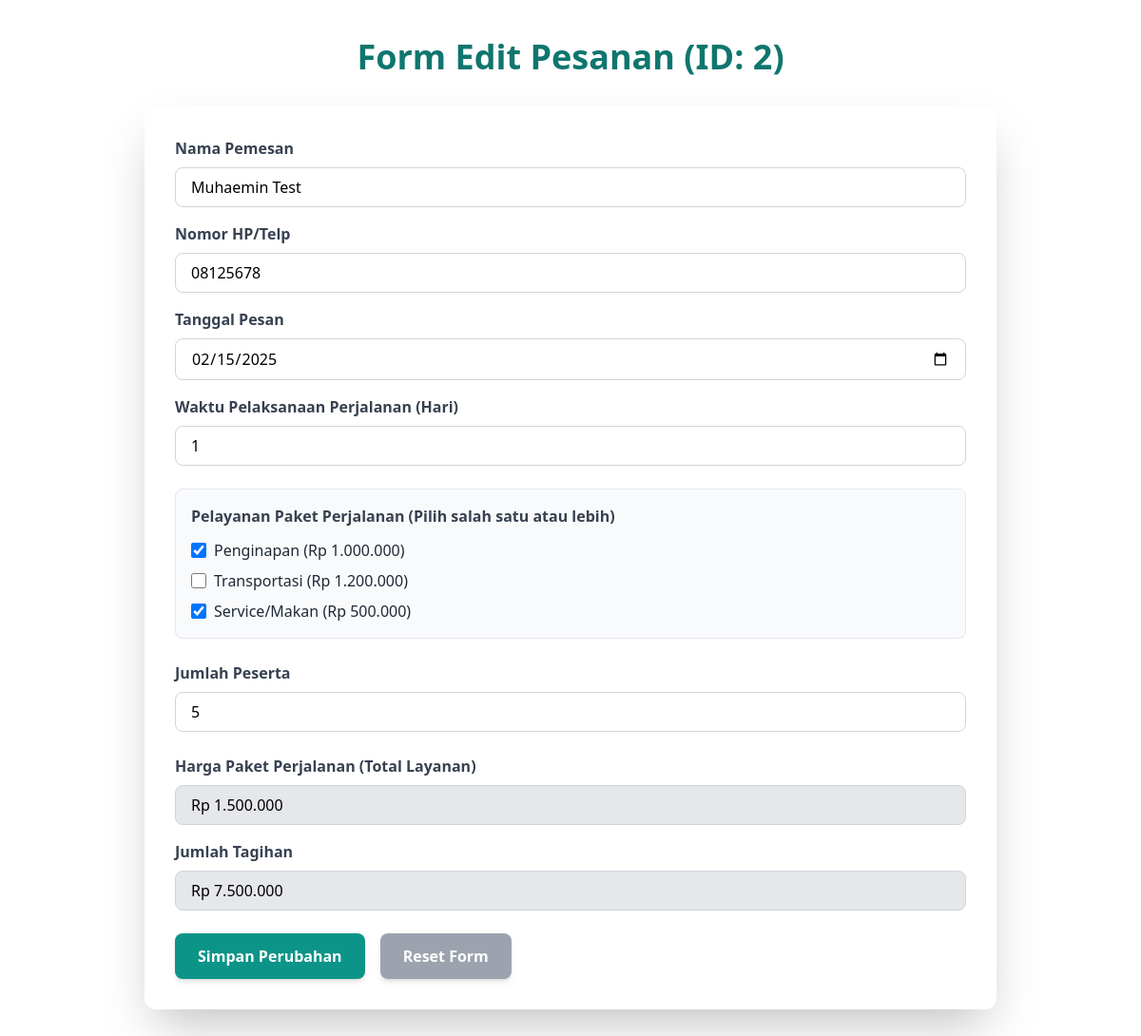
The app's page /tugas_capstone/edit_pesanan.php?id=2 with its own data.
### tables this page shows
CREATE TABLE pesanan (
     
    id_pesanan INT(11) NOT NULL AUTO_INCREMENT PRIMARY KEY,
    
     
    nama_pemesan VARCHAR(100) NOT NULL,
    nomor_hp VARCHAR(15) NOT NULL,
    
     
    tanggal_pesan DATE NOT NULL,
    waktu_hari INT(3) NOT NULL COMMENT 'Waktu Pelaksanaan Perjalanan (Hari)',
    
     
    penginapan CHAR(1) NOT NULL DEFAULT 'N' COMMENT 'Y=Pilih, N=Tidak Pilih',
    transportasi CHAR(1) NOT NULL DEFAULT 'N' COMMENT 'Y=Pilih, N=Tidak Pilih',
    service_makan CHAR(1) NOT NULL DEFAULT 'N' COMMENT 'Y=Pilih, N=Tidak Pilih (Service/Makan)',
    
    jumlah_peserta INT(5) NOT NULL,
    
     
    harga_paket BIGINT(20) NOT NULL COMMENT 'Total Biaya Layanan yang Dipilih',
    jumlah_tagihan BIGINT(20) NOT NULL COMMENT 'Total Tagihan (Hari x Peserta x Harga Paket)',
    
     
    tanggal_input TIMESTAMP DEFAULT CURRENT_TIMESTAMP
);

### tugas_capstone/edit_pesanan.php (the view, shortened to what this page needs)
<?php
include 'koneksi.php';
$id_pesanan = $_GET['id'];
$query_data = "SELECT * FROM pesanan WHERE id_pesanan = '$id_pesanan'";
$result_data = mysqli_query($koneksi, $query_data);
$data_lama = mysqli_fetch_assoc($result_data);
?>
<!DOCTYPE html>
<html lang="id">
<head>
    <script src="https://cdn.tailwindcss.com"></script>
</head>
<body>
    <section id="pemesanan-form" class="container mx-auto py-10 px-4">
        <h1 class="text-3xl sm:text-4xl font-bold text-teal-700 mb-8 text-center">Form Edit Pesanan (ID: <?= $id_pesanan ?>)</h1>
        <div class="max-w-4xl mx-auto bg-white p-6 sm:p-8 rounded-xl shadow-2xl">
            <form id="formPemesanan" method="POST" action="proses_edit.php" onsubmit="return validateForm()">
                <div class="mb-4">
                    <label for="nama" class="block text-gray-700 font-semibold mb-2">Nama Pemesan</label>
                    <input type="text" id="nama" name="nama_pemesan" class="w-full px-4 py-2 border border-gray-300 rounded-lg focus:ring-teal-500 focus:border-teal-500" required value="<?= htmlspecialchars($data_lama['nama_pemesan']) ?>">
                </div>
                <div class="mb-4">
                    <label for="hp" class="block text-gray-700 font-semibold mb-2">Nomor HP/Telp</label>
                    <input type="tel" id="hp" name="nomor_hp" class="w-full px-4 py-2 border border-gray-300 rounded-lg focus:ring-teal-500 focus:border-teal-500" required value="<?= htmlspecialchars($data_lama['nomor_hp']) ?>">
                </div>
                <div class="mb-4">
                    <label for="tgl_pesan" class="block text-gray-700 font-semibold mb-2">Tanggal Pesan</label>
                    <input type="date" id="tgl_pesan" name="tanggal_pesan" class="w-full px-4 py-2 border border-gray-300 rounded-lg focus:ring-teal-500 focus:border-teal-500" required value="<?= htmlspecialchars($data_lama['tanggal_pesan']) ?>">
                </div>
                <div class="mb-6">
                    <label for="waktu_perjalanan" class="block text-gray-700 font-semibold mb-2">Waktu Pelaksanaan Perjalanan (Hari)</label>
                    <input type="number" id="waktu_perjalanan" name="waktu_hari" min="1" class="w-full px-4 py-2 border border-gray-300 rounded-lg focus:ring-teal-500 focus:border-teal-500" required value="<?= htmlspecialchars($data_lama['waktu_hari']) ?>">
                </div>
                <div class="mb-6 border p-4 rounded-lg bg-gray-50">
                    <p class="block text-gray-700 font-semibold mb-3">Pelayanan Paket Perjalanan (Pilih salah satu atau lebih)</p>
                    <div class="space-y-2">
                        <label class="flex items-center text-gray-800">
                            <input type="checkbox" id="penginapan" name="layanan[]" value="Penginapan" class="w-4 h-4 text-teal-600 border-gray-300 rounded focus:ring-teal-500" data-harga="1000000" <?= ($data_lama['penginapan'] == 'Y') ? 'checked' : '' ?>>
                            <span class="ml-2">Penginapan (Rp 1.000.000)</span>
                        </label>
                        <label class="flex items-center text-gray-800">
                            <input type="checkbox" id="transportasi" name="layanan[]" value="Transportasi" class="w-4 h-4 text-teal-600 border-gray-300 rounded focus:ring-teal-500" data-harga="1200000" <?= ($data_lama['transportasi'] == 'Y') ? 'checked' : '' ?>>
                            <span class="ml-2">Transportasi (Rp 1.200.000)</span>
                        </label>
                        <label class="flex items-center text-gray-800">
                            <input type="checkbox" id="makan" name="layanan[]" value="Service/Makan" class="w-4 h-4 text-teal-600 border-gray-300 rounded focus:ring-teal-500" data-harga="500000" <?= ($data_lama['service_makan'] == 'Y') ? 'checked' : '' ?>>
                            <span class="ml-2">Service/Makan (Rp 500.000)</span>
                        </label>
                    </div>
                </div>
                <div class="mb-6">
                    <label for="jumlah_peserta" class="block text-gray-700 font-semibold mb-2">Jumlah Peserta</label>
                    <input type="number" id="jumlah_peserta" name="jumlah_peserta" min="1" class="w-full px-4 py-2 border border-gray-300 rounded-lg focus:ring-teal-500 focus:border-teal-500" required value="<?= htmlspecialchars($data_lama['jumlah_peserta']) ?>">
                </div>
                <div class="mb-4">
                    <label for="harga_paket" class="block text-gray-700 font-semibold mb-2">Harga Paket Perjalanan (Total Layanan)</label>
                    <input type="text" id="harga_paket" name="harga_paket_display" class="w-full px-4 py-2 bg-gray-200 border border-gray-300 rounded-lg" readonly value="<?= 'Rp ' . number_format($data_lama['harga_paket'], 0, ',', '.') ?>">
                </div>
                <div class="mb-6">
                    <label for="jumlah_tagihan" class="block text-gray-700 font-semibold mb-2">Jumlah Tagihan</label>
                    <input type="text" id="jumlah_tagihan" name="jumlah_tagihan_display" class="w-full px-4 py-2 bg-gray-200 border border-gray-300 rounded-lg" readonly value="<?= 'Rp ' . number_format($data_lama['jumlah_tagihan'], 0, ',', '.') ?>">
                </div>
                <div class="flex flex-col space-y-4 sm:flex-row sm:space-x-4 sm:space-y-0">
                    <button type="submit" class="w-full sm:w-auto bg-teal-600 text-white px-6 py-3 rounded-lg font-semibold hover:bg-teal-700 transition shadow-md">Simpan Perubahan</button>
                    <button type="reset" class="w-full sm:w-auto bg-gray-400 text-white px-6 py-3 rounded-lg font-semibold hover:bg-gray-500 transition shadow-md">Reset Form</button>
                </div>
            </form>
        </div>
    </section>
</body>
</html>

### records on screen
pesanan: nama_pemesan "Muhaemin Test", nomor_hp "08125678", tanggal_pesan "02/15/2025", waktu_hari "1", penginapan "☑", service_makan "☑", jumlah_peserta "5", harga_paket_display "Rp 1.500.000", jumlah_tagihan_display "Rp 7.500.000"

### other values on screen
$id_pesanan "2"
